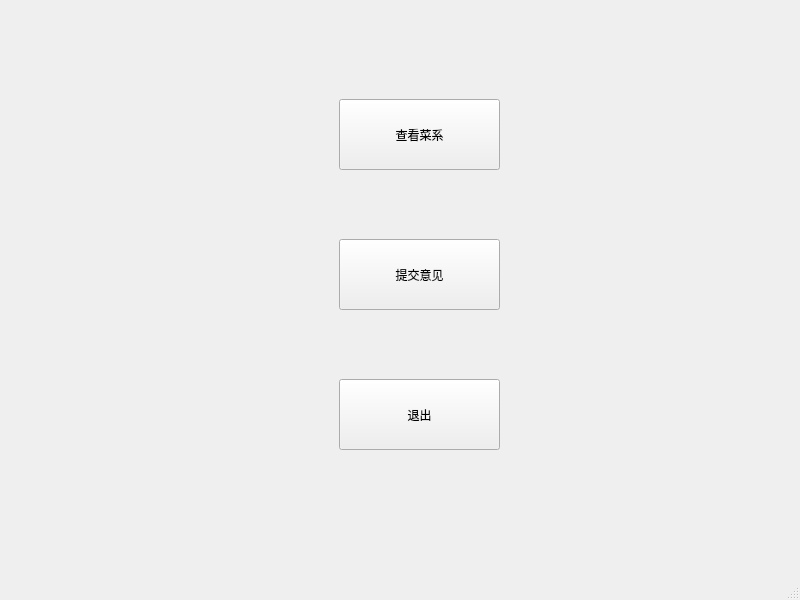
<?xml version="1.0" encoding="UTF-8"?>
<ui version="4.0">
 <class>MemberWindow</class>
 <widget class="QMainWindow" name="MemberWindow">
  <property name="geometry">
   <rect>
    <x>0</x>
    <y>0</y>
    <width>800</width>
    <height>600</height>
   </rect>
  </property>
  <property name="windowTitle">
   <string>MainWindow</string>
  </property>
  <widget class="QWidget" name="centralwidget">
   <layout class="QHBoxLayout" name="horizontalLayout">
    <item>
     <widget class="QStackedWidget" name="stackedWidgetusers">
      <property name="currentIndex">
       <number>0</number>
      </property>
      <widget class="QWidget" name="page">
       <widget class="QPushButton" name="pushButtonsearch">
        <property name="geometry">
         <rect>
          <x>330</x>
          <y>90</y>
          <width>161</width>
          <height>71</height>
         </rect>
        </property>
        <property name="text">
         <string>查看菜系</string>
        </property>
       </widget>
       <widget class="QPushButton" name="pushButtoncomment">
        <property name="geometry">
         <rect>
          <x>330</x>
          <y>230</y>
          <width>161</width>
          <height>71</height>
         </rect>
        </property>
        <property name="text">
         <string>提交意见</string>
        </property>
       </widget>
       <widget class="QPushButton" name="pushButtonover">
        <property name="geometry">
         <rect>
          <x>330</x>
          <y>370</y>
          <width>161</width>
          <height>71</height>
         </rect>
        </property>
        <property name="text">
         <string>退出</string>
        </property>
       </widget>
      </widget>
      <widget class="QWidget" name="page_2">
       <widget class="DishWidget" name="widgetmenu_2" native="true">
        <property name="geometry">
         <rect>
          <x>10</x>
          <y>50</y>
          <width>761</width>
          <height>411</height>
         </rect>
        </property>
       </widget>
       <widget class="QPushButton" name="pushButtonusersback">
        <property name="geometry">
         <rect>
          <x>490</x>
          <y>480</y>
          <width>161</width>
          <height>61</height>
         </rect>
        </property>
        <property name="text">
         <string>返回上一级</string>
        </property>
       </widget>
      </widget>
      <widget class="QWidget" name="page_3">
       <widget class="QWidget" name="widget" native="true">
        <property name="geometry">
         <rect>
          <x>270</x>
          <y>60</y>
          <width>351</width>
          <height>71</height>
         </rect>
        </property>
        <property name="font">
         <font>
          <family>华文琥珀</family>
          <pointsize>14</pointsize>
         </font>
        </property>
        <property name="styleSheet">
         <string notr="true">color: rgb(255, 255, 0);</string>
        </property>
        <layout class="QHBoxLayout" name="horizontalLayout_3">
         <item>
          <widget class="QRadioButton" name="radioButtonAnonymous">
           <property name="text">
            <string>匿名</string>
           </property>
          </widget>
         </item>
         <item>
          <widget class="QRadioButton" name="radioButtonRealname">
           <property name="text">
            <string>实名</string>
           </property>
          </widget>
         </item>
        </layout>
       </widget>
       <widget class="QTextEdit" name="textEdit">
        <property name="geometry">
         <rect>
          <x>150</x>
          <y>160</y>
          <width>491</width>
          <height>271</height>
         </rect>
        </property>
        <property name="styleSheet">
         <string notr="true">color: white;
font: 14pt &quot;楷体&quot;;
background-color: transparent;
border-color: rgb(0, 0, 0);
</string>
        </property>
        <property name="frameShape">
         <enum>QFrame::Panel</enum>
        </property>
        <property name="frameShadow">
         <enum>QFrame::Plain</enum>
        </property>
        <property name="lineWidth">
         <number>5</number>
        </property>
       </widget>
       <widget class="QPushButton" name="pushButtonrelease">
        <property name="geometry">
         <rect>
          <x>200</x>
          <y>460</y>
          <width>121</width>
          <height>51</height>
         </rect>
        </property>
        <property name="text">
         <string>发布意见</string>
        </property>
       </widget>
       <widget class="QPushButton" name="pushButtonclear">
        <property name="geometry">
         <rect>
          <x>480</x>
          <y>460</y>
          <width>111</width>
          <height>51</height>
         </rect>
        </property>
        <property name="text">
         <string>清空文本并返回</string>
        </property>
       </widget>
       <widget class="QLabel" name="label">
        <property name="geometry">
         <rect>
          <x>150</x>
          <y>100</y>
          <width>301</width>
          <height>81</height>
         </rect>
        </property>
        <property name="styleSheet">
         <string notr="true">color: rgb(255, 255, 255);
font: 14pt &quot;楷体&quot;;</string>
        </property>
        <property name="text">
         <string>请在此编辑框内编辑</string>
        </property>
       </widget>
      </widget>
     </widget>
    </item>
   </layout>
  </widget>
  <widget class="QMenuBar" name="menubar">
   <property name="geometry">
    <rect>
     <x>0</x>
     <y>0</y>
     <width>800</width>
     <height>17</height>
    </rect>
   </property>
  </widget>
  <widget class="QStatusBar" name="statusbar"/>
 </widget>
 <customwidgets>
  <customwidget>
   <class>DishWidget</class>
   <extends>QWidget</extends>
   <header location="global">dishwidget.h</header>
   <container>1</container>
  </customwidget>
 </customwidgets>
 <resources/>
 <connections/>
</ui>
